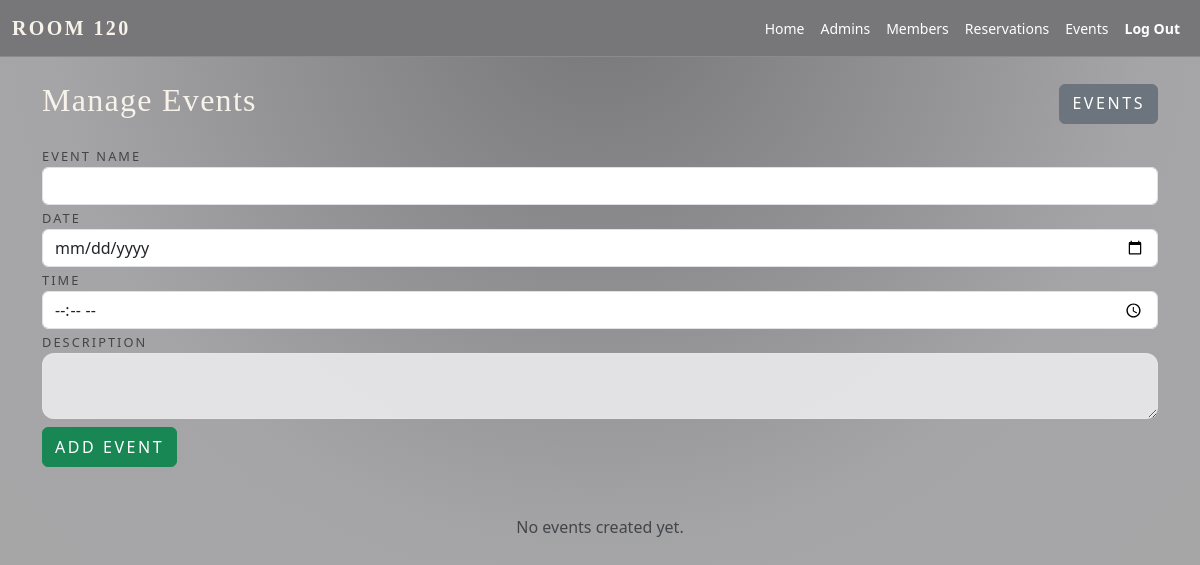
The app's page /admin/events (signed in), older data.
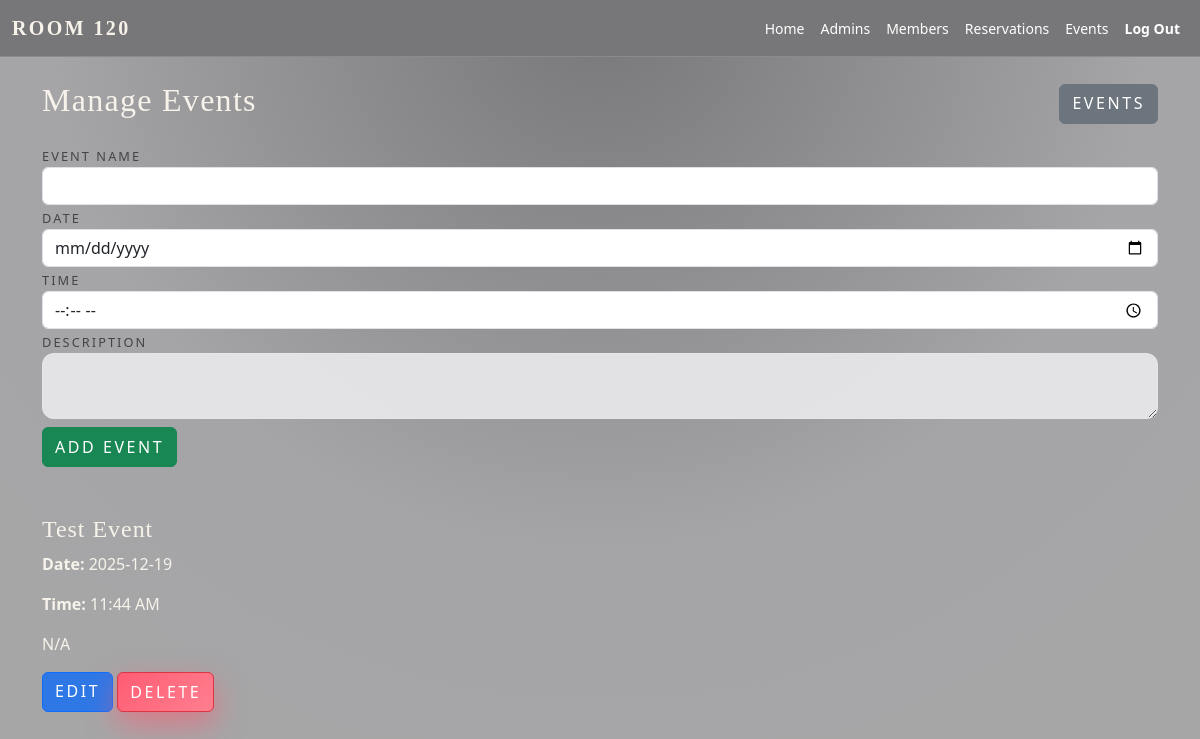
The same page, newer data.
### app.py (models this page shows)
class Event(db.Model):
    id = db.Column(db.Integer, primary_key=True)
    name = db.Column(db.String(100), nullable=False)
    date = db.Column(db.String(20), nullable=False)
    time = db.Column(db.String(20), nullable=False)
    description = db.Column(db.Text, nullable=False)

### app.py (the view, shortened to what this page needs)
@app.route('/admin/events', methods=['GET', 'POST'])
def admin_events():
    if session.get('role') != 'admin':
        return redirect(url_for('home'))
    events = Event.query.all()
    for event in events:
        if isinstance(event.time, str):
            try:
                event.time = datetime.strptime(event.time, "%H:%M:%S").time()
            except ValueError:
                try:
                    event.time = datetime.strptime(event.time, "%H:%M").time()
                except ValueError:
                    pass  # Leave as-is if parsing fails
    return render_template('admin_events.html', events=events)

### app.py (called while the page is built)
@app.before_request
def enable_foreign_keys():
    db.session.execute(text('PRAGMA foreign_keys = ON'))

@app.context_processor
def inject_user():
    return dict(current_user=current_user)

### templates/admin_events.html (shortened to what this page needs)
{% extends "base.html" %}
{% block content %}
<div class="container mt-4">
  <div class="d-flex justify-content-between align-items-center mb-3">
    <h2>Manage Events</h2>
    <a href="{{ url_for('events') }}" class="btn btn-secondary">Events</a>
  </div>
  <form method="POST" class="event-form mb-5">
    <div class="form-group">
      <label>Event Name</label>
      <input type="text" name="name" required class="form-control">
    </div>
    <div class="form-group">
      <label>Date</label>
      <input type="date" name="date" required class="form-control">
    </div>
    <div class="form-group">
      <label>Time</label>
      <input type="time" name="time" required class="form-control">
    </div>
    <div class="form-group">
      <label>Description</label>
      <textarea name="description" required class="form-control"></textarea>
    </div>
    <button type="submit" class="btn btn-success mt-2">Add Event</button>
  </form>
  <div class="event-list">
    {% for event in events %}
      <div class="event-card admin">
        <h4>{{ event.name }}</h4>
        <p><strong>Date:</strong> {{ event.date }}</p>
        <p><strong>Time:</strong> {{ event.time.strftime('%I:%M %p') }}</p>
        <p>{{ event.description }}</p>
        <div class="mt-3">
          <a href="{{ url_for('edit_event', event_id=event.id) }}" class="btn btn-primary">Edit</a>
          <form method="POST" action="{{ url_for('delete_event', event_id=event.id) }}" style="display:inline;">
            <button type="submit" class="btn btn-danger">Delete</button>
          </form>
        </div>
      </div>
    {% else %}
      <p class="text-muted text-center">No events created yet.</p>
    {% endfor %}
  </div>
</div>
{% endblock %}

Row changes from the older to the newer data that the page shows:
added Event: name "Test Event", date "2025-12-19", time "11:44 AM", description "N/A"
Text that changed along with them:
text no longer shown: "No events created yet."
